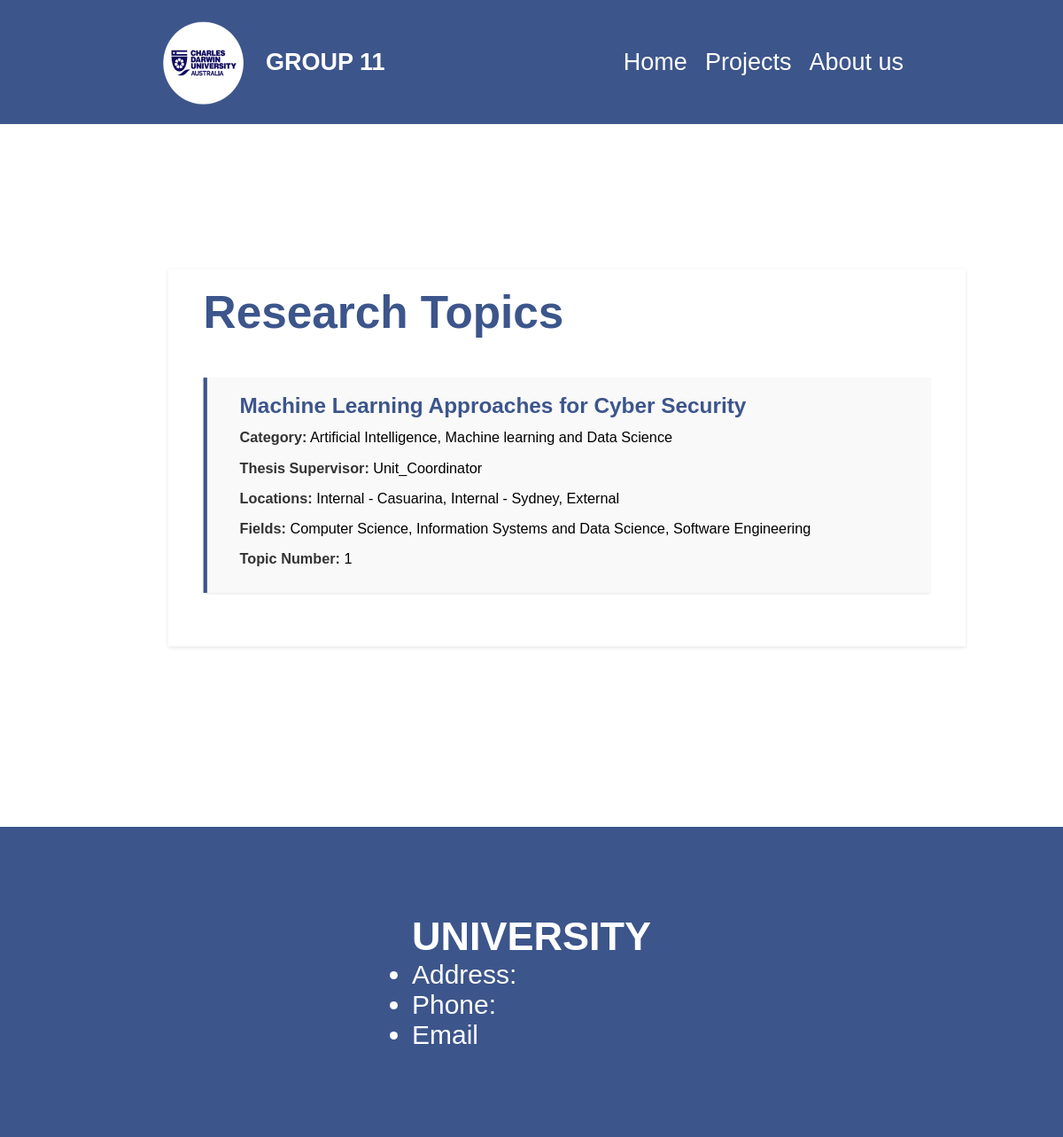
/project-list/, run on an earlier commit of the app's database.
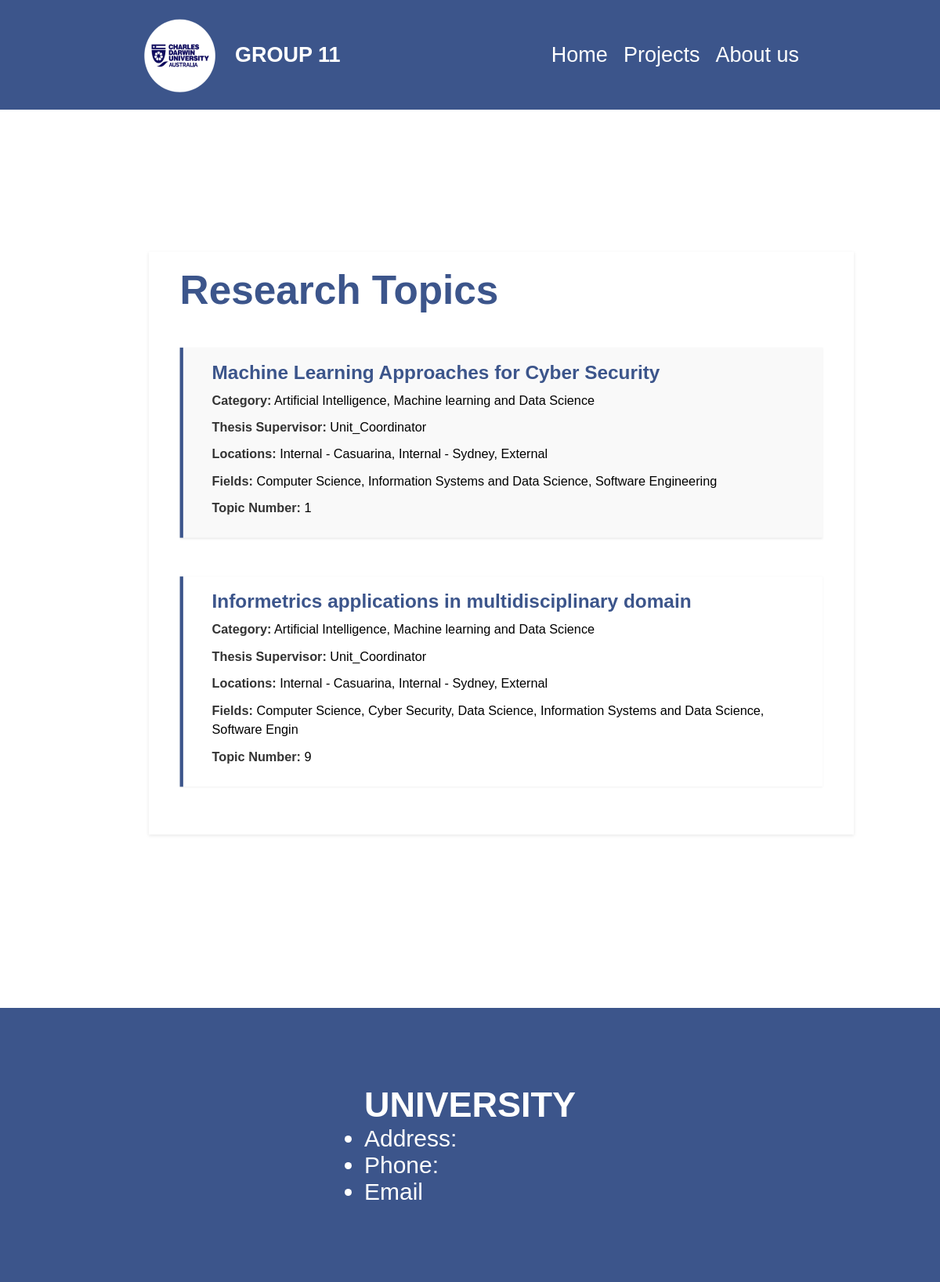
And on a later commit of the database.
### assignment_4_app/models.py (models this page shows, shortened)
class Project(models.Model):
    supervisor = models.ForeignKey(User, null=True, on_delete=models.SET_NULL) # one to many relationship, one supervisor can have multiple Projects
    title = models.CharField(max_length=100, null=True)
    category = models.CharField(max_length=200, null=True)
    topic_num = models.PositiveIntegerField("Topic number", null=True)
    location = models.CharField("location", max_length=100, null=True)
    research_areas = models.CharField("Fields of study", max_length=100, null=True)
    description = models.TextField(blank=True)

### assignment_4_app/views.py (the view)
# urls.py: path("project-list/", views.project_list, name="project-list"),
def project_list(request):
    try:
        projects_list = Project.objects.all()
        context = {
            "projects": projects_list,
        }
        return render(request, "assignment_4_app/projectList.html", context)
    except:
        return HttpResponseNotFound("This link is not supported")

### assignment_4_app/templates/assignment_4_app/projectList.html (shortened to what this page needs)
{% extends "base.html" %}
{% load static %}
{% block css_files %}
    <link rel="stylesheet" href="{% static "assignment_4_app/projectList.css"%}">
{% endblock %}
{% block content %}
<div class="container">
    <h1 class="research-topics-title">Research Topics</h1>
    {% for project in projects %}
        {% include "assignment_4_app/includes/project.html" %}
    {% endfor %}
</div>
{% endblock content %}

### templates/base.html (shortened to what this page needs)
{% load static %}
<!DOCTYPE html>
<html lang="en">
<head>
    <link rel="stylesheet" href="{% static "app.css"%}">
    {% block  css_files %}{% endblock %}
</head>
<body>
    <header class="header">
        <a class="link" href="{% url 'home' %}">
            <div class="header__logo">
                <img class="header__img" src="{% static "img/CDU-Logo2.png" %}" alt="Group 11 Logo">
                <div>GROUP 11</div>
            </div>
        </a>
        <nav class="navigation">
            <ul class="navigation__list">
                <li class="navigation__item"><a class="link" href="{% url 'home' %}">Home</a></li>
                <li class="navigation__item"><a class="link" href="{% url 'project-list' %}">Projects</a></li>
                <li class="navigation__item"><a class="link" href="{% url 'about' %}">About us</a></li>
            </ul>
        </nav>
    </header>
    <main class="main">
        {% block content %}
        {% endblock content %}
    </main>
    <footer class="footer">
        <div>
          <h2>UNIVERSITY</h2>
          <ul>
            <li>Address:</li>
            <li>Phone:</li>
            <li>Email</li>
          </ul>
        </div>
    </footer>
</body>
</html>

### assignment_4_app/templates/assignment_4_app/includes/project.html
<div class="project">
    <a class="link" href="{% url "project-details" project.topic_num %}">
        <h2>{{ project.title }}</h2>
        <p><strong>Category:</strong> {{ project.category }}</p>
        <p><strong>Thesis Supervisor:</strong> {{ project.supervisor }}</p>
        <p><strong>Locations:</strong> {{ project.location }}</p>
        <p><strong>Fields:</strong> {{ project.research_areas }}</p>
        <p><strong>Topic Number:</strong> {{ project.topic_num}}</p>
    </a>
</div>

### static/app.css (style rules this page uses)
:root { --color-primary: #3C558B; --color-secondary: white; --color-dark-blue: #4d5c76; --color-grey: #e7e7e7; --color-text-dark: #182620; }
*, *::before, *::after { margin: 0; padding: 0; box-sizing: inherit; font-family: inherit; }
html { font-size: 62.5%; font-family: Arial, sans-serif; }
body { box-sizing: border-box; position: relative; background-color: white; }
.header { width: 100%; padding: 2rem 18rem; background-color: var(--color-primary); display: flex; justify-content: space-between; font-size: 2.7rem; position: absolute; top: 0; }
.header__logo { color: white; display: flex; justify-content: center; align-items: center; }
.header__img { width: 10rem; margin-right: 20px; }
.navigation { display: flex; justify-content: space-around; align-items: center; }
.navigation__list { display: flex; justify-content: space-around; align-items: center; gap: 2rem; list-style-type: none; }
.navigation__item a { color: white; }
.navigation__item { transition: all .3s; }
.main { padding: 28rem 14rem 53rem 14rem; }
.footer { position: absolute; bottom: 0; width: 100%; height: 35rem; background-color: var(--color-primary); display: flex; justify-content: center; align-items: center; color: white; font-size: 3rem; }
.link { text-decoration: none; }
.header__logo div { font-weight: bold; }

### assignment_4_app/static/assignment_4_app/projectList.css (style rules this page uses)
.container { width: 100rem; margin: auto; padding: 20px; background-color: #ffffff; box-shadow: 0 2px 5px rgba(0, 0, 0, 0.1); transform: scale(0.9); }
.container * { transform: scale(0.95); }
.research-topics-title { text-align: start; color: var(--color-primary); font-size: 6rem; margin-bottom: 4rem; }
.project { padding: 20px; margin: 4rem 0; background-color: #ffffff; border-left: 5px solid var(--color-primary); box-shadow: 0 1px 3px rgba(0, 0, 0, 0.1); transition: all 0.3s ease-in-out; }
.project:nth-child(even) { background-color: #f9f9f9 ; }
.project > * { color: black; }
.project h2 { color: var(--color-primary); margin-top: 0; font-size: 3rem; }
.project p { margin: 10px 0; line-height: 1.5; font-size: 2rem; }
.project strong { color: #333; }

What changed in the data, as far as the page shows it:
added Project: title "Informetrics applications in multidisciplinary domain", category "Artificial Intelligence, Machine learning and Data Science", supervisor "Unit_Coordinator", location "Internal - Casuarina, Internal - Sydney, External", research_areas "Computer Science, Cyber Security, Data Science, Information Systems and Data Science, Software Engin", topic_num "9"
